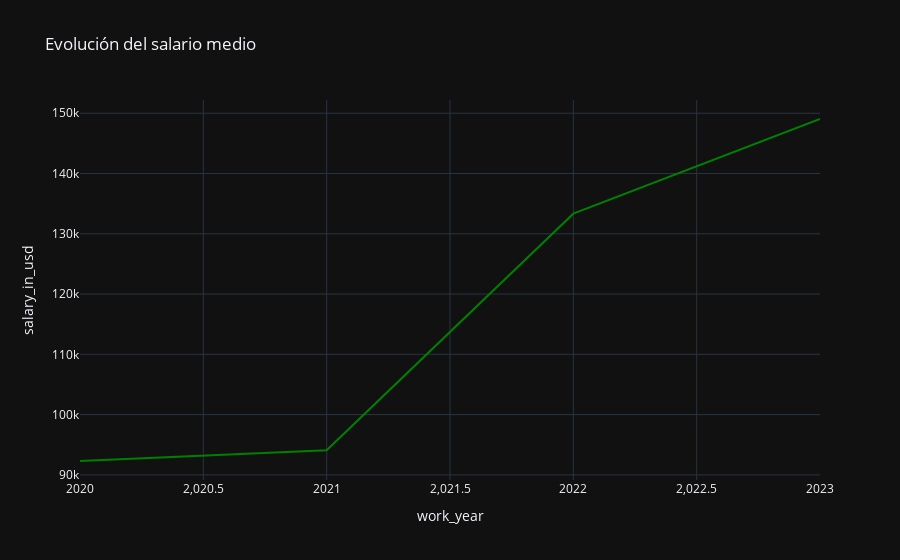

Source (notebook cell):
### Markdown cell above
¿Cómo ha cambiado el salario medio con el paso del tiempo (work_year)?

### Code cell
#Primero calculamos el salario medio por año
average_salary_year = df.groupby('work_year')['salary_in_usd'].mean().reset_index()
#hacemos la grafica
fig = px.line(average_salary_year, x='work_year', y='salary_in_usd', 
              title='Evolución del salario medio', template='plotly_dark', color_discrete_sequence=['green'])
fig.show()

### Figure 1 — Plotly figure (JSON) as saved in the notebook; plotly's stock layout.template omitted (floating-point values rounded to 4 significant figures)
{"data": [{"hovertemplate": "work_year=%{x}<br>salary_in_usd=%{y}<extra></extra>", "legendgroup": "", "line": {"color": "green", "dash": "solid"}, "marker": {"symbol": "circle"}, "mode": "lines", "name": "", "orientation": "v", "showlegend": false, "type": "scatter", "x": [2020, 2021, 2022, 2023], "xaxis": "x", "y": [92300.0, 94090.0, 133300.0, 149000.0], "yaxis": "y"}], "layout": {"legend": {"tracegroupgap": 0}, "title": {"text": "Evolución del salario medio"}, "xaxis": {"anchor": "y", "domain": [0, 1], "title": {"text": "work_year"}}, "yaxis": {"anchor": "x", "domain": [0, 1], "title": {"text": "salary_in_usd"}}}}
